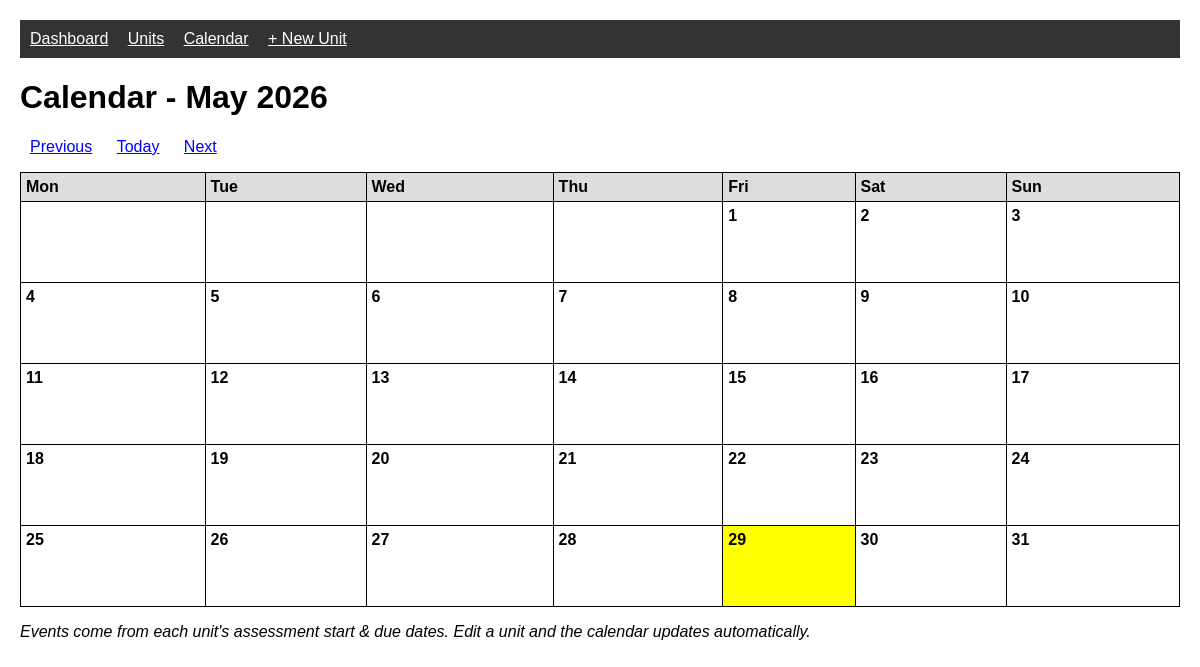
/calendar/, run on an earlier commit of the app's database.
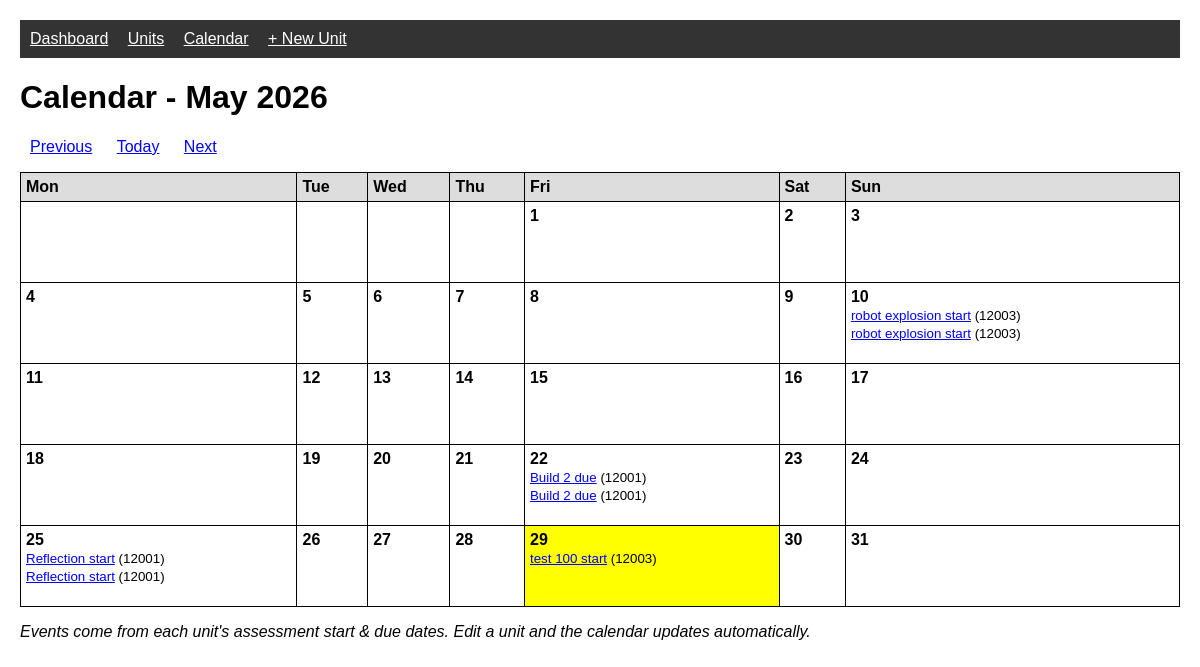
And on a later commit of the database.
### hello/models.py (models this page shows, shortened)
class UnitOutline(models.Model):
    STATUS_CHOICES = [
        ('DRAFT', 'Draft'),
        ('PUBLISHED', 'Published'),
        ('ARCHIVED', 'Archived'),
    ]
    name = models.CharField(max_length=200)
    code = models.CharField(max_length=20)
    year_level = models.CharField(max_length=20, blank=True)
    semester = models.CharField(max_length=40, blank=True, default='Semester 1, 2026')
    status = models.CharField(max_length=20, choices=STATUS_CHOICES, default='DRAFT')
    planner_pdf = models.FileField(upload_to='planners/', null=True, blank=True)
    release_as_vet = models.BooleanField(default=False, verbose_name='Release as VET')
    created_date = models.DateTimeField(auto_now_add=True)
    modified_date = models.DateTimeField(auto_now=True)
    class Meta:
        ordering = ['-modified_date']

### hello/views.py (the view)
# urls.py: path('calendar/', views.calendar_view, name='calendar'),
def calendar_view(request):
    today = date.today()
    try:
        year = int(request.GET.get('year', today.year))
        month = int(request.GET.get('month', today.month))
    except ValueError:
        year, month = today.year, today.month
    if not 1 <= month <= 12:
        month = today.month
    events = {}
    items = AssessmentItem.objects.filter(
        due_date__year=year, due_date__month=month
    ).select_related('unit')
    for item in items:
        events.setdefault(item.due_date.day, []).append({
            'label': f'{item.name} due',
            'unit': item.unit.code,
            'unit_id': item.unit.pk,
        })
    starts = AssessmentItem.objects.filter(
        start_date__year=year, start_date__month=month
    ).select_related('unit')
    for item in starts:
        events.setdefault(item.start_date.day, []).append({
            'label': f'{item.name} start',
            'unit': item.unit.code,
            'unit_id': item.unit.pk,
        })
    cal = cal_module.Calendar(firstweekday=0)
    weeks = []
    for week in cal.monthdayscalendar(year, month):
        weeks.append([{
            'number': day if day else '',
            'other_month': day == 0,
            'is_today': day and today == date(year, month, day),
            'events': events.get(day, []),
        } for day in week])
    prev_month = month - 1 or 12
    prev_year = year - 1 if month == 1 else year
    next_month = month + 1 if month < 12 else 1
    next_year = year + 1 if month == 12 else year
    return render(request, 'calendar.html', {
        'month_name': MONTH_NAMES[month],
        'year': year,
        'weeks': weeks,
        'prev_month': prev_month, 'prev_year': prev_year,
        'next_month': next_month, 'next_year': next_year,
    })

### hello/templates/calendar.html (shortened to what this page needs)
{% extends 'base.html' %}
{% block content %}
<h1>Calendar - {{ month_name }} {{ year }}</h1>
<p>
    <a href="?year={{ prev_year }}&month={{ prev_month }}" class="btn">Previous</a>
    <a href="{% url 'teacher_portal:calendar' %}" class="btn">Today</a>
    <a href="?year={{ next_year }}&month={{ next_month }}" class="btn">Next</a>
</p>
<table>
    <tr>
        <th>Mon</th>
        <th>Tue</th>
        <th>Wed</th>
        <th>Thu</th>
        <th>Fri</th>
        <th>Sat</th>
        <th>Sun</th>
    </tr>
    {% for week in weeks %}
    <tr>
        {% for day in week %}
        <td style="height: 70px; vertical-align: top; {% if day.is_today %}background: #ff0;{% endif %}{% if day.other_month %}color: #ccc;{% endif %}">
            <strong>{{ day.number }}</strong><br>
            {% for event in day.events %}
            <small><a href="{% url 'teacher_portal:unit_edit' event.unit_id %}">{{ event.label }}</a> ({{ event.unit }})</small><br>
            {% endfor %}
        </td>
        {% endfor %}
    </tr>
    {% endfor %}
</table>
<p><em>Events come from each unit's assessment start & due dates. Edit a unit and the calendar updates automatically.</em></p>
{% endblock %}

What changed in the data, as far as the page shows it:
added UnitOutline: unit "12003"
added UnitOutline: unit "12003" "12003"
added UnitOutline: unit "12001" "12001"
added UnitOutline: unit "12001" "12001"
Also different on the page:
new list line: "robot explosion start ( ) robot explosion start ( )"
new list line: "Build 2 due ( ) Build 2 due ( )"
new list line: "Reflection start ( ) Reflection start ( ) test 100 start ( )"
